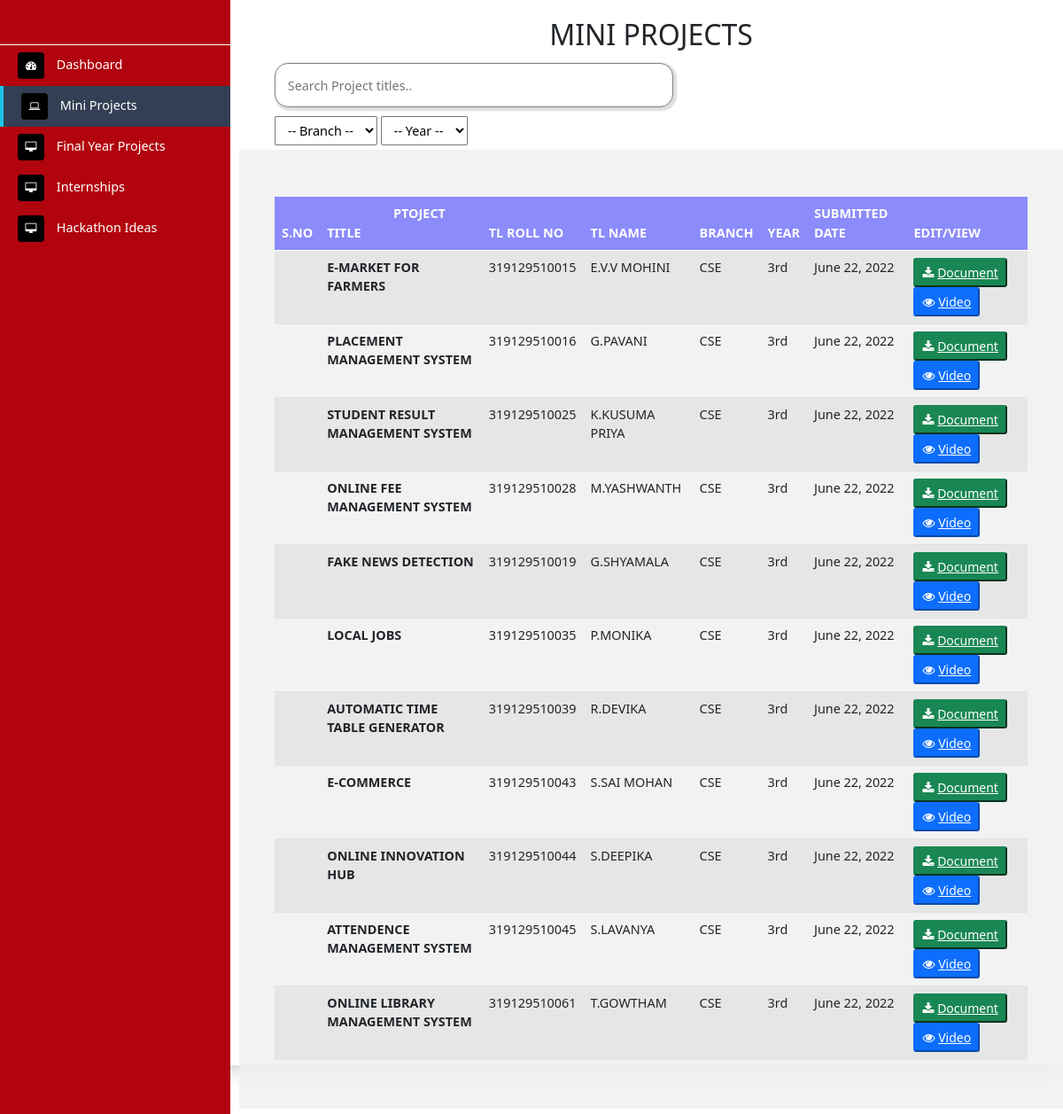
The app's page /projects/mini_projects with its own data.
### projects/models.py (models this page shows)
class Project(models.Model):
    roll_no = models.CharField(max_length=12)
    name = models.CharField(max_length=100)
    branch = models.CharField(choices=BRANCHES, max_length=20)
    category = models.CharField(choices=CATEGORY, max_length=20)
    year = models.CharField(max_length=10)
    project_title = models.CharField(max_length=100)
    description = models.TextField(max_length=500)
    document = models.CharField(max_length=100)
    video = models.CharField(max_length=100, null=True, blank=True)
    date_created = models.DateField(auto_now_add=True, null=True)

### projects/views.py (the view)
# urls.py: path('mini_projects', views.miniProjects, name='miniProjects'),
def miniProjects(request):
    projects = Project.objects.filter(category="MINI_PROJECT")
    context = {'projects': projects}
    return render(request, 'mini_projects.html', context)

### templates/mini_projects.html (shortened to what this page needs)
{% extends 'baseDashboard.html' %}
{% load static %}
{% block content %}
<h2 style="text-align:center;">MINI PROJECTS</h2>
<div class="search">
    <input type="text" id="myInput" onkeyup="myFunction()" placeholder=" Search Project titles.." title="Type in a name">
</div>
<div class="filter">
    <select name="branch" class='branch' id="branch" data-attribute="class">
        <option value="">-- Branch --</option>
    </select>
    <select name="year" class='year' id="year" data-attribute="class">
        <option value="">-- Year --</option>
    </select>
</div>
<div class="cont2">
 <table class="table mt-5 table-striped" id="myTable">
   <thead class="text-white">
     <tr style="background-color: rgba(93, 93, 255, 0.692);">
      <th scope="col"><b>S.NO</b></th>
       <th scope="col"><b>&nbsp; &nbsp; &nbsp; &nbsp; &nbsp;&nbsp;&nbsp; &nbsp; &nbsp;&nbsp;&nbsp;&nbsp;&nbsp;&nbsp;PTOJECT TITLE</b></th>
       <th scope="col"><b>TL ROLL NO</b></th>
       <th scope="col"><b>TL NAME</b></th>
       <th scope="col"><b>BRANCH</b></th>
       <th scope="col"><b>YEAR</b></th>
       <th scope="col"><b>SUBMITTED DATE </b></th>
       <th scope="col"><b>EDIT/VIEW</b></th>
     </tr>
   </thead>
   <tbody>
     {% for p in projects %}
     <tr>
      <td></td>
       <td scope="row"> <b> {{p.project_title}} </b> </td>
       <td>{{p.roll_no}}</td>
       <td>{{p.name}}</td>
       <td>{{p.branch}}</td>
       <td>{{p.year}}</td>
       <td>{{p.date_created}}</td>
       <td>
       <button class="btn-sm btn-success"> <i class="fa fa-download" aria-hidden="true"></i> <a style="color: white;" href="{{p.document}}"target="_blank">Document </a></button >
       <button class="btn-sm btn-primary"> <i class="fa fa-eye"></i>  <a style="color: white;" href="{{p.video}}" target="_blank">Video</a></button>
       </td>
     </tr>
     {% endfor %}
   </tbody>
 </table>
</div>
</main>
</div>
</body>
</html>
{% endblock content %}

### templates/baseDashboard.html (shortened to what this page needs)
{% load static %}
<!DOCTYPE html>
<html lang="en">
<head>
    <link rel="stylesheet" href="https://stackpath.bootstrapcdn.com/font-awesome/4.7.0/css/font-awesome.min.css">
      <link href="https://cdn.jsdelivr.net/npm/bootstrap@5.1.0/dist/css/bootstrap.min.css" rel="stylesheet">
    <link href="https://unpkg.com/aos@2.3.1/dist/aos.css" rel="stylesheet">
    <link rel="stylesheet" href="{% static 'css/style.css' %}">
    <link rel="stylesheet" href="{% static 'css/index.css' %}">
</head>
<body>
    <div class="page-wrapper chiller-theme toggled shadow">
      <nav id="sidebar" class="sidebar-wrapper">
        <div class="sidebar-content">
          <div class="sidebar-brand">
          </div>
            <div class="sidebar-menu">
                <div class="sidebar-menu1">
                    <ul>
                      <li class="nav-item {% if 'dashboard' in request.path %} active {% endif %}">
                        <a href="{% url 'dashboard' %}"> <i class="fa fa-tachometer"></i>
                        <span>Dashboard</span>
                        </a>
                    </li>
                    <li class="nav-item {% if 'mini_projects' in request.path %} active {% endif %} ">
                      <a href="{% url 'miniProjects' %}"> <i class="fa fa-laptop"></i>
                        <span>Mini Projects</span>
                        </a>
                    </li>
                    <li class="nav-item {% if 'final' in request.path %} active {% endif %}">
                      <a href="{% url 'finalProjects' %}"> <i class="fa fa-desktop"></i>
                        <span>Final Year Projects</span>
                        </a>
                    </li>
                    <li class="nav-item {% if 'intern' in request.path %} active {% endif %}">
                      <a href="{% url 'internship' %}"> <i class="fa fa-desktop"></i>
                        <span>Internships</span>
                        </a>
                    </li>
                    <li class="nav-item {% if 'hackathon' in request.path %} active {% endif %}">
                      <a href="{% url 'hackathon' %}"> <i class="fa fa-desktop"></i>
                        <span>Hackathon Ideas</span>
                        </a>
                    </li>
                    </ul>
                </div>
            </div>
        </div>
      </nav>
        <main class="page-content">
          {% block content %}
          {% endblock content %}
    </body>
</html>

### innovationHub/innovationHub/static/css/style.css (style rules this page uses)
body { font-size: 0.9rem; }
.page-wrapper .sidebar-wrapper, .sidebar-wrapper .sidebar-brand > a, .sidebar-wrapper .sidebar-dropdown > a:after, .sidebar-wrapper .sidebar-menu .sidebar-dropdown .sidebar-submenu li a:before, .sidebar-wrapper ul li a i, .page-wrapper .page-content, .sidebar-wrapper .sidebar-search input.search-menu, .sidebar-wrapper .sidebar-search .input-group-text, .sidebar-wrapper .sidebar-menu ul li a, #show-sidebar, #close-sidebar { -webkit-transition: all 0.3s ease; -moz-transition: all 0.3s ease; -ms-transition: all 0.3s ease; -o-transition: all 0.3s ease; transition: all 0.3s ease; }
.page-wrapper { height: 100vh; }
.page-wrapper.toggled .sidebar-wrapper { background-color: #B1040E; left: 0px; }
@media screen and (min-width: 768px) { .page-wrapper.toggled .page-content { padding-left: 270px; } }
.sidebar-wrapper { width: 260px; height: 100%; max-height: 100%; position: fixed; top: 0; left: -300px; z-index: 999; }
.sidebar-wrapper ul { list-style-type: none; padding: 0; margin: 0; }
.sidebar-wrapper a { text-decoration: none; }
.sidebar-content { max-height: calc(100% - 30px); height: calc(100% - 30px); overflow-y: auto; position: relative; }
.sidebar-wrapper .sidebar-brand { padding: 25px 80px; display: flex; align-items: center; }
.page-content { padding: none; }
#myInput { width: 450px; height: 50px; border-radius: 15px; }
.page-content .cont2 { background-color: rgba(240, 240, 240, 0.87); width: 100%; height: 90vh; }
.sidebar-wrapper .sidebar-menu { display: flex; flex-direction: column; justify-content: space-between; padding-bottom: 10px; }
.sidebar-wrapper .sidebar-menu ul li a { display: inline-block; width: 100%; text-decoration: none; position: relative; padding: 8px 30px 8px 20px; }
.sidebar-wrapper .sidebar-menu ul li a i { margin-right: 10px; font-size: 12px; width: 30px; height: 30px; line-height: 30px; text-align: center; border-radius: 4px; }
.page-wrapper .page-content { display: inline-block; width: 100%; padding-left: 0px; padding-top: 20px; }
.page-wrapper .page-content > div { padding: 5px 40px; }
.page-wrapper .page-content { overflow-x: hidden; }
.chiller-theme .sidebar-wrapper { background: #3F4D67; }
.chiller-theme .sidebar-wrapper .sidebar-header, .chiller-theme .sidebar-wrapper .sidebar-search, .chiller-theme .sidebar-wrapper .sidebar-menu { border-top: 1px solid white; }
.chiller-theme .sidebar-wrapper .sidebar-header .user-info .user-role, .chiller-theme .sidebar-wrapper .sidebar-header .user-info .user-status, .chiller-theme .sidebar-wrapper .sidebar-search input.search-menu, .chiller-theme .sidebar-wrapper .sidebar-search .input-group-text, .chiller-theme .sidebar-wrapper .sidebar-brand>a, .chiller-theme .sidebar-wrapper .sidebar-menu ul li a, .chiller-theme .sidebar-footer>a { color: white; }
.chiller-theme .sidebar-wrapper .sidebar-menu ul li a i, .chiller-theme .sidebar-wrapper .sidebar-menu .sidebar-dropdown div, .chiller-theme .sidebar-wrapper .sidebar-search input.search-menu, .chiller-theme .sidebar-wrapper .sidebar-search .input-group-text { background: black; }
.sidebar-menu .active { border-left: 4px solid #1DC4E9; background: #333F54; }

### innovationHub/innovationHub/static/css/index.css (style rules this page uses)
* { margin: 0; padding: 0; box-sizing: border-box; }
.search input { border: 1px solid gray; border-radius: 5px; box-shadow: 2px 2px 2px 2px #00000022; padding: 0 10px; }
.filter select { padding: 5px 10px; }

### records on screen
Project: project_title "E-MARKET FOR FARMERS", roll_no "319129510015", name "E.V.V MOHINI", branch "CSE", year "3rd", date_created "June 22, 2022"
Project: project_title "PLACEMENT MANAGEMENT SYSTEM", roll_no "319129510016", name "G.PAVANI", branch "CSE", year "3rd", date_created "June 22, 2022"
Project: project_title "STUDENT RESULT MANAGEMENT SYSTEM", roll_no "319129510025", name "K.KUSUMA PRIYA", branch "CSE", year "3rd", date_created "June 22, 2022"
Project: project_title "ONLINE FEE MANAGEMENT SYSTEM", roll_no "319129510028", name "M.YASHWANTH", branch "CSE", year "3rd", date_created "June 22, 2022"
Project: project_title "FAKE NEWS DETECTION", roll_no "319129510019", name "G.SHYAMALA", branch "CSE", year "3rd", date_created "June 22, 2022"
Project: project_title "LOCAL JOBS", roll_no "319129510035", name "P.MONIKA", branch "CSE", year "3rd", date_created "June 22, 2022"
Project: project_title "AUTOMATIC TIME TABLE GENERATOR", roll_no "319129510039", name "R.DEVIKA", branch "CSE", year "3rd", date_created "June 22, 2022"
Project: project_title "E-COMMERCE", roll_no "319129510043", name "S.SAI MOHAN", branch "CSE", year "3rd", date_created "June 22, 2022"
Project: project_title "ONLINE INNOVATION HUB", roll_no "319129510044", name "S.DEEPIKA", branch "CSE", year "3rd", date_created "June 22, 2022"
Project: project_title "ATTENDENCE MANAGEMENT SYSTEM", roll_no "319129510045", name "S.LAVANYA", branch "CSE", year "3rd", date_created "June 22, 2022"
Project: project_title "ONLINE LIBRARY MANAGEMENT SYSTEM", roll_no "319129510061", name "T.GOWTHAM", branch "CSE", year "3rd", date_created "June 22, 2022"
